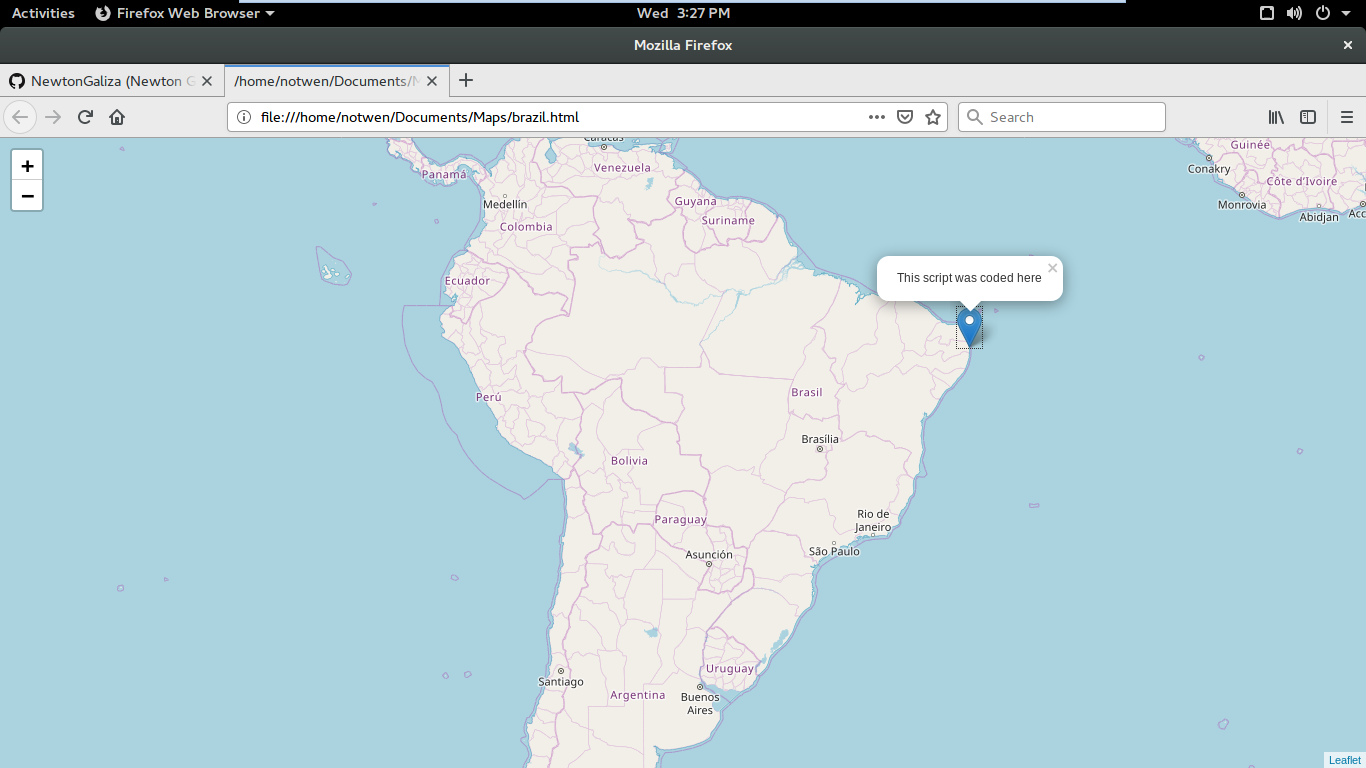

The Python source for this figure:
import folium

brazil = folium.Map(

  location = [-16.1237611, -59.9219642],
  zoom_start=4

)

folium.Marker(

  location = [-7.0849435, -34.8348102],
  popup = 'This script was coded here'
  
).add_to(brazil)


brazil.save('brazil.html')
